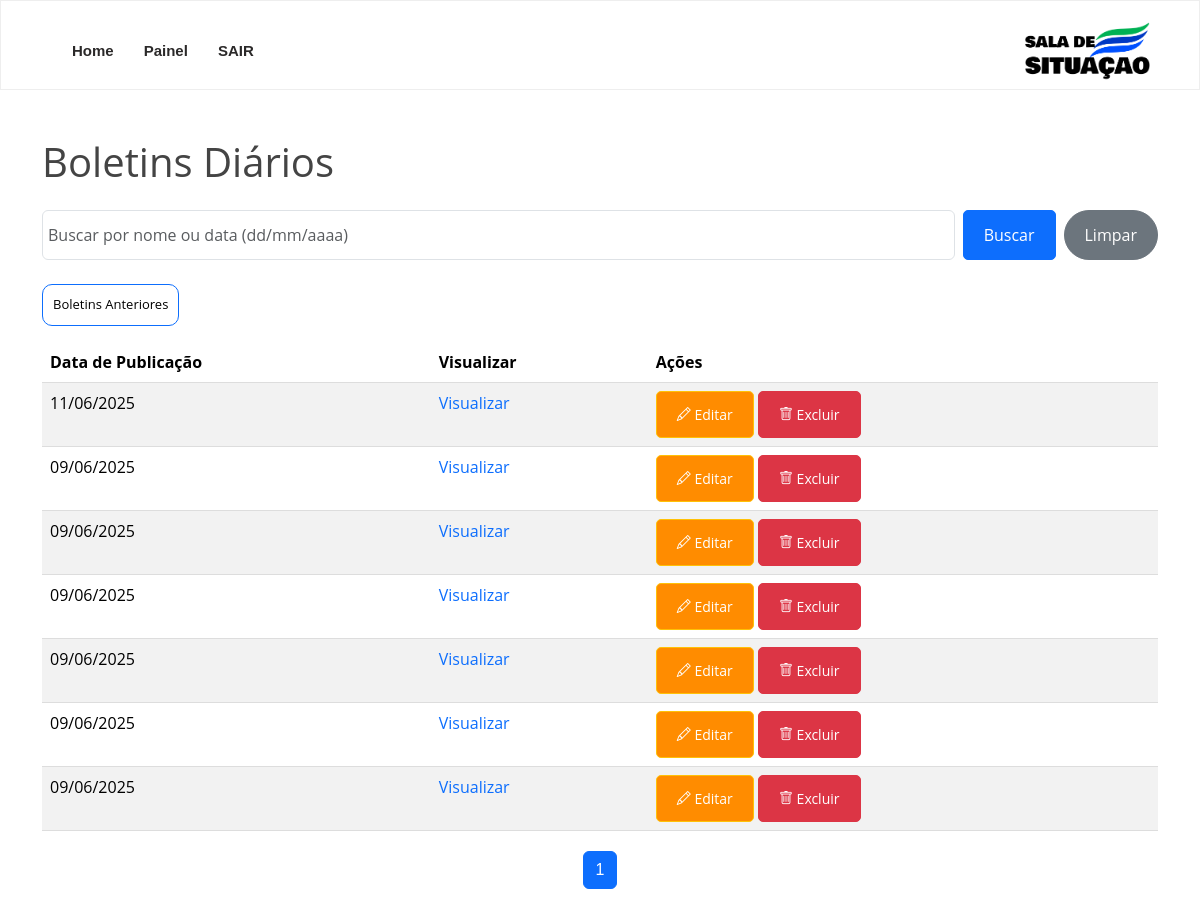
The app's page /admin/listagemBD.php (signed in), older data.
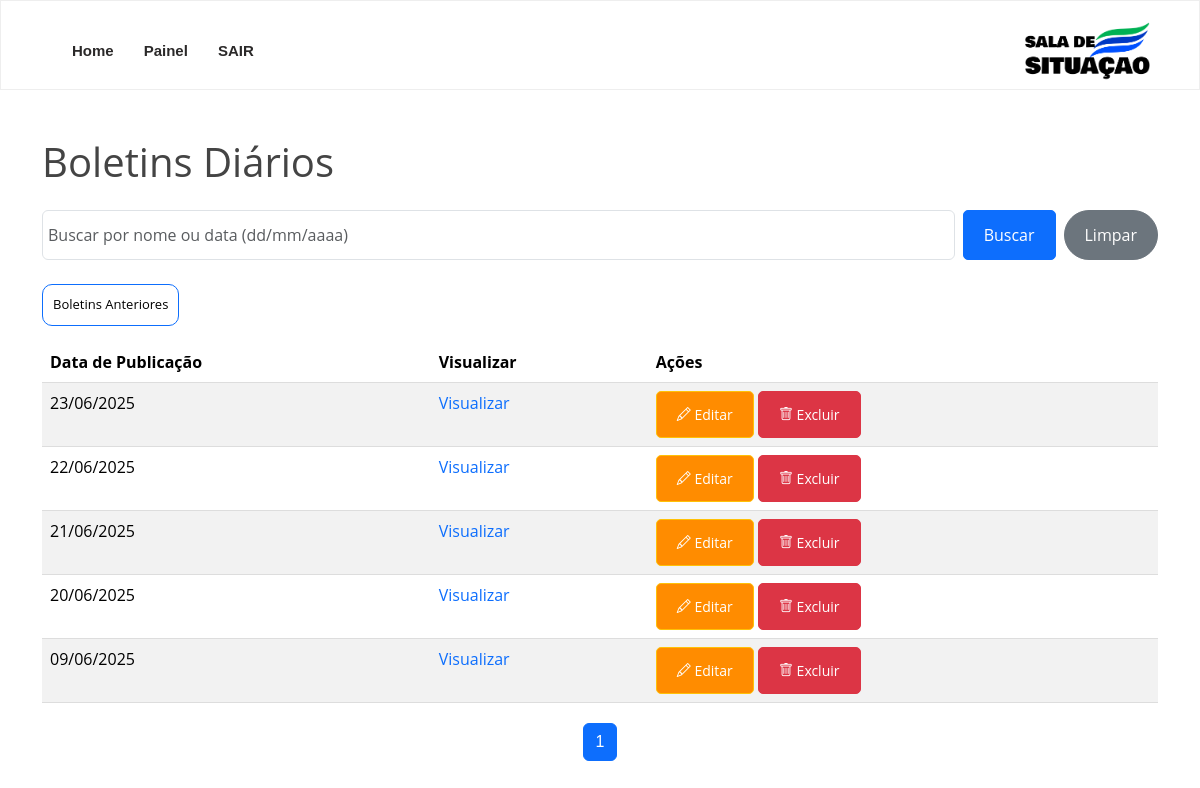
The same page, newer data.
### tables this page shows
CREATE TABLE `boletins` (
  `id` int(11) NOT NULL,
  `nome` varchar(255) NOT NULL,
  `arquivo` varchar(255) NOT NULL,
  `data_upload` timestamp NOT NULL DEFAULT current_timestamp()
);

### admin/listagemBD.php (the view, shortened to what this page needs)
<?php include "../conexao.php"; ?>
<?php
$por_pagina = 15;
$pagina = isset($_GET['pagina']) ? (int)$_GET['pagina'] : 1;
$inicio = ($pagina - 1) * $por_pagina;
$busca = isset($_GET['busca']) ? trim($conn->real_escape_string($_GET['busca'])) : '';
$where = '';
$total_query = $conn->query("SELECT COUNT(*) as total FROM boletins $where");
$total_result = $total_query->fetch_assoc();
$total = $total_result['total'];
$total_paginas = ceil($total / $por_pagina);
$sql = "SELECT * FROM boletins $where ORDER BY data_upload DESC LIMIT $inicio, $por_pagina";
$result = $conn->query($sql);
?>
<!DOCTYPE html>
<html lang="pt-br">
<head>
  <link rel="stylesheet" href="https://cdnjs.cloudflare.com/ajax/libs/bootstrap/5.3.3/css/bootstrap.min.css">
    <link rel="stylesheet" href="https://cdnjs.cloudflare.com/ajax/libs/font-awesome/6.5.2/css/all.min.css"crossorigin="anonymous" />
  <link rel="stylesheet" href="https://cdnjs.cloudflare.com/ajax/libs/aos/2.3.4/aos.css" />
  <link rel="stylesheet" href="https://cdnjs.cloudflare.com/ajax/libs/bootstrap/5.3.3/css/bootstrap.min.css" />
  <link rel="stylesheet" href="https://cdnjs.cloudflare.com/ajax/libs/bootstrap-icons/1.11.3/font/bootstrap-icons.min.css" />
  <link rel="stylesheet" href="https://cdnjs.cloudflare.com/ajax/libs/boxicons/2.1.4/css/boxicons.min.css" />
  <link rel="stylesheet" href="https://cdnjs.cloudflare.com/ajax/libs/boxicons/2.1.4/css/animations.min.css" />
  <link rel="stylesheet" href="https://cdnjs.cloudflare.com/ajax/libs/glightbox/3.3.0/css/glightbox.min.css" />
  <link rel="stylesheet" href="https://cdnjs.cloudflare.com/ajax/libs/Swiper/11.0.5/swiper-bundle.css" />
  <link rel="stylesheet" href="https://unpkg.com/leaflet/dist/leaflet.css" />
  <link rel="stylesheet" href="https://cdnjs.cloudflare.com/ajax/libs/Chart.js/3.7.0/chart.min.css">
 <link href="../assets/css/style.css" rel="stylesheet">
</head>
<body>
  <header id="header" class="header  sticky-top">
    <div class="container d-flex align-items-center justify-content-between">
        <div class="logo"><img src="../img/logosssp.png"></div>
             <nav id="navbar" class="navbar ">
                <ul>
                    <li><a href="../index.php">Home</a></li>
                    <li><a href="painel.php">Painel</a></li>
                    <li><a href="logout.php">SAIR</a></li>
                </ul>
            </nav>
    </div>
  </header>
<div class="container py-5">
<h1 class="mb-4">Boletins Diários</h1>
<form method="GET" class="mb-4 d-flex">
    <input type="text" name="busca" class="form-control me-2" placeholder="Buscar por nome ou data (dd/mm/aaaa)" value="<?= htmlspecialchars($busca) ?>">
    <button type="submit" class="btn btn-primary">Buscar</button>
    <a href="listagemBD.php" class="btn btn-secondary ms-2">Limpar</a>
</form>
<a href="https://drive.google.com/drive/folders/0B4yicqLa_Dj8YTE5ZDUyNTItMjkzYS00ZGJlLTg2M2ItZTI0ZjRjODQ3ZDNk?resourcekey=0-n6Kjkz-jNDVJdgI1dJ1A1A" class="btn btn-outline-primary mb-3" target="_blank">
    Boletins Anteriores
</a>
        <table class="table table-striped table-hover">
    <thead>
        <tr>
            <th>Data de Publicação</th>
            <th>Visualizar</th>
            <th>Ações</th>
        </tr>
    </thead>
    <tbody>
        <?php if ($result->num_rows > 0): ?>
            <?php while ($row = $result->fetch_assoc()): ?>
            <tr>
                <td><?= date('d/m/Y', strtotime($row['data_upload'])) ?></td>
                <td><a href="../uploads/<?= $row['arquivo'] ?>" target="_blank">Visualizar</a></td>
                <td>
                    <a href="editarBD.php?id=<?= $row['id'] ?>" class="btn btn-sm btn-warning"><i class="bi bi-pencil"></i> Editar</a>
                    <a href="excluirBD.php?id=<?= $row['id'] ?>" class="btn btn-sm btn-danger" onclick="return confirm('Deseja excluir?');"><i class="bi bi-trash"></i> Excluir</a>
                </td>
            </tr>
            <?php endwhile; ?>
        <?php else: ?>
            <tr>
                <td colspan="3">Nenhum boletim encontrado.</td>
            </tr>
        <?php endif; ?>
    </tbody>
</table>
<nav>
    <ul class="pagination">
        <?php for ($i = 1; $i <= $total_paginas; $i++): ?>
        <li class="page-item <?= ($i == $pagina) ? 'active' : '' ?>">
            <a class="page-link" href="?pagina=<?= $i ?>&busca=<?= urlencode($busca) ?>"><?= $i ?></a>
        </li>
        <?php endfor; ?>
    </ul>
</nav>
      </div>
</body>
</html>

Row changes from the older to the newer data that the page shows:
removed boletins: data_upload "09/06/2025"
removed boletins: data_upload "09/06/2025"
removed boletins: data_upload "09/06/2025"
added boletins: data_upload "23/06/2025"
changed boletins (number 2 of 5 on the later page): data_upload "09/06/2025" → "22/06/2025"; moves up the list
changed boletins (number 3 of 5 on the later page): data_upload "11/06/2025" → "21/06/2025"
changed boletins (number 4 of 5 on the later page): data_upload "09/06/2025" → "20/06/2025"
